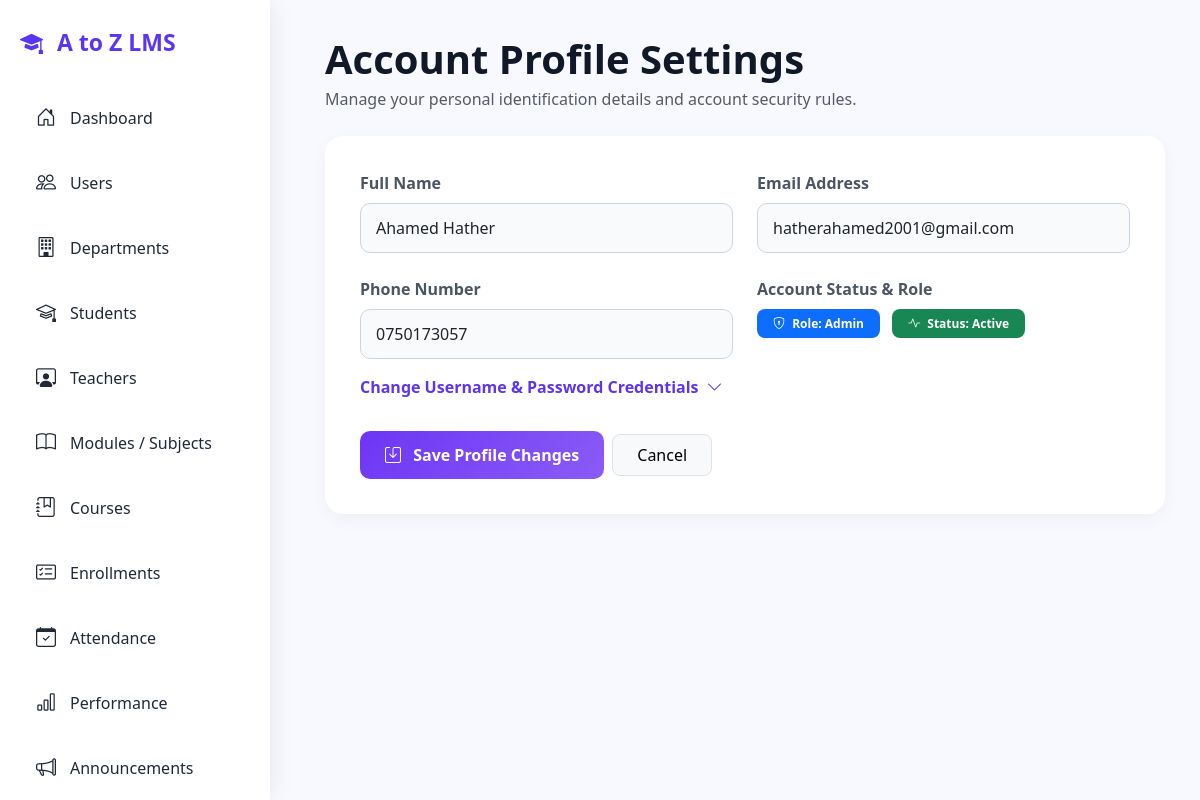
Screenshot of /admin/profile.php (signed in) with the database file from the repository.
### tables this page shows
CREATE TABLE `users` (
  `user_id` int(11) NOT NULL,
  `username` varchar(50) NOT NULL,
  `password` varchar(255) NOT NULL,
  `full_name` varchar(100) NOT NULL,
  `email` varchar(100) DEFAULT NULL,
  `phone` varchar(15) DEFAULT NULL,
  `role` enum('admin','teacher','student') NOT NULL,
  `status` enum('active','inactive') DEFAULT 'active',
  `created_at` timestamp NOT NULL DEFAULT current_timestamp()
);

### admin/profile.php (the view, shortened to what this page needs)
<?php
include("../config/db.php");
$user_id = intval($_SESSION['user_id']);
$stmt = $conn->prepare("SELECT * FROM users WHERE user_id = ?");
$stmt->bind_param("i", $user_id);
$stmt->execute();
$user = $stmt->get_result()->fetch_assoc();
?>
<!DOCTYPE html>
<html lang="en">
<head>
<link href="https://cdn.jsdelivr.net/npm/bootstrap@5.3.3/dist/css/bootstrap.min.css" rel="stylesheet">
<link href="https://cdn.jsdelivr.net/npm/bootstrap-icons/font/bootstrap-icons.css" rel="stylesheet">
</head>
<body>
<div class="wrapper">
    <?php include("sidebar.php"); ?>
    <main class="content" id="content">
        <div class="topbar">
            <div class="d-flex align-items-center gap-3">
                <div>
                    <h1 class="fw-bold mb-1">Account Profile Settings</h1>
                    <p class="text-muted mb-0">Manage your personal identification details and account security rules.</p>
                </div>
            </div>
        </div>
        <div class="section-box">
            <form action="update_profile.php" method="POST" class="needs-validation" novalidate>
                <div class="row g-4">
                    <div class="col-md-6">
                        <label class="form-label">Full Name</label>
                        <input type="text" name="full_name" class="form-control" value="<?= htmlspecialchars($user['full_name']) ?>" required minlength="3">
                    </div>
                    <div class="col-md-6">
                        <label class="form-label">Email Address</label>
                        <input type="email" name="email" class="form-control" value="<?= htmlspecialchars($user['email']) ?>" required>
                    </div>
                    <div class="col-md-6">
                        <label class="form-label">Phone Number</label>
                        <input type="text" name="phone" class="form-control" value="<?= htmlspecialchars($user['phone'] ?? '') ?>" pattern="^[0-9+\s-]{9,15}$">
                    </div>
                    <div class="col-md-6">
                        <label class="form-label d-block">Account Status & Role</label>
                        <span class="badge bg-primary text-capitalize px-3 py-2 rounded-3 me-2">
                            <i class="bi bi-shield-lock me-1"></i> Role: <?= htmlspecialchars($user['role']) ?>
                        </span>
                        <span class="badge bg-success text-capitalize px-3 py-2 rounded-3">
                            <i class="bi bi-activity me-1"></i> Status: <?= htmlspecialchars($user['status']) ?>
                        </span>
                    </div>
                    <div class="col-12 mt-3">
                        <a class="advanced-toggle-btn" data-bs-toggle="collapse" href="#profileAdvancedAccordion" role="button" aria-expanded="false">
                            <span>Change Username & Password Credentials</span>
                            <i class="bi bi-chevron-down transition-arrow" id="chevronArrow"></i>
                        </a>
                    </div>
                    <div class="col-12 mt-4 pt-2 d-flex align-items-center gap-2">
                        <button type="submit" class="btn-gradient">
                            <i class="bi bi-save me-2"></i> Save Profile Changes
                        </button>
                        <a href="dashboard.php" class="btn btn-light border rounded-3 px-4 py-2">
                            Cancel
                        </a>
                    </div>
                </div>
            </form>
        </div>
    </main>
</div>
</body>
</html>

### admin/profile.php (style rules this page uses)
body { margin: 0; font-family: 'Segoe UI', sans-serif; background: #f7f9ff; color: #111827; }
.wrapper { display: flex; width: 100%; min-height: 100vh; }
.content { margin-left: 290px; padding: 35px; width: calc(100% - 290px); transition: all .3s ease; }
.section-box { background: white; border-radius: 18px; padding: 35px; box-shadow: 0 6px 18px rgba(0,0,0,0.04); max-width: 850px; }
.topbar { display: flex; justify-content: space-between; align-items: center; margin-bottom: 25px; }
.form-label { font-weight: 600; color: #4b5563; margin-bottom: 8px; }
.form-control { padding: 12px 15px; border: 1px solid #cbd5e1; border-radius: 10px; background-color: #f8fafc; transition: all 0.2s; }
.btn-gradient { background: linear-gradient(135deg, #6d35f5, #8b5cf6); color: white; padding: 12px 25px; border-radius: 10px; font-weight: 600; border: none; transition: all 0.2s; }
.transition-arrow { transition: transform 0.3s cubic-bezier(0.4, 0, 0.2, 1); }
.advanced-toggle-btn { color: #5b35f5; font-weight: 600; text-decoration: none; display: inline-flex; align-items: center; gap: 8px; }

### rows the page displays
users: full_name "Ahamed Hather", email "hatherahamed2001@gmail.com", phone "0750173057", role "Admin", status "Active"
